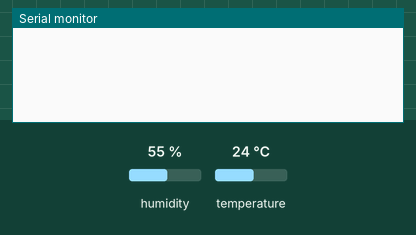
A sketch run on a simulated ESP8266 (NodeMCU). On the bench: the last lines printed to the serial monitor. Inputs (shaded band) come from the test bench; at power-on: humidity 55 %, temperature 24 °C. WiFi joins after 1.5 s; servers stay silent unless stated; uploads are accepted with an empty reply.

Above: at 2.7 s.
2.8 s: humidity set to 22 %
At 4.4 s:
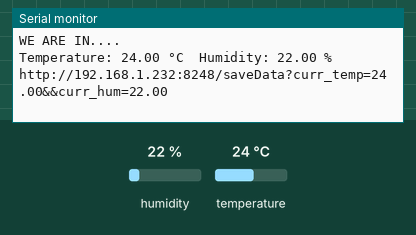
11.0 s: temperature set to 12 °C
At 18.9 s:
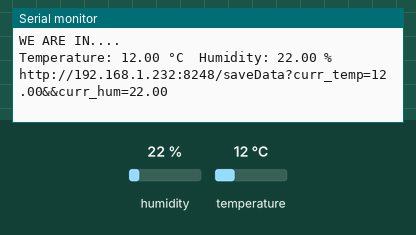
19.2 s: humidity set to 40 %
At 26.3 s:
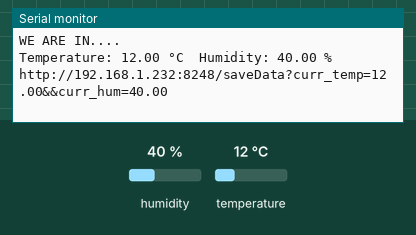

Measured:
- after the input at 2.8 s, the serial monitor: prints a new line after 0.73 s (image 1)
- after the input at 11.0 s, the serial monitor: prints a new line after 7.1 s (image 2)
- after the input at 19.2 s, the serial monitor: prints a new line after 6.1 s (image 3)

The sketch:

sketch_jul29a_usingesp32.ino
```cpp
#include <ESP8266WiFi.h>// allows the esp to have functionalities like pinmode
#include <WiFiClient.h> // allows us to browse
#include <ESP8266HTTPClient.h> // allows your esp to search for a particular hotspot and connect to it
#include <DHT.h>
String ipAddress = "192.168.1.232:8248";
String tempval = "30";
String humval = "90";

WiFiClient myHotspot;
#define DHTPIN D2
#define DHTTYPE DHT11
DHT dht(DHTPIN,DHTTYPE);

void setup() {
  // put your setup code here, to run once:
  WiFi.begin("STARLINK",""); //we set the wifi name and  pasword  for your hotspot(hotspotname,password)
  while (WiFi.status() != WL_CONNECTED){
    delay(500);// while waiting if the connection is successfull lets wait untill the connection is successfull
  }
  Serial.begin(9600);
  dht.begin();

}

void loop() {
  // put your main code here, to run repeatedly:
  delay(2000);
  Serial.println("WE ARE IN....");

  float tempvalx = dht.readTemperature(); // Read temperature as Celsius
  float humvalx = dht.readHumidity();     // Read humidity
  if (isnan(tempvalx) || isnan(humvalx)) {
    Serial.println("Failed to read from DHT sensor!");
    return;
  }

  // Print temperature and humidity to Serial Monitor
  Serial.print("Temperature: ");
  Serial.print(tempvalx);
  Serial.print(" °C"); // Degree Celsius
  Serial.print("  Humidity: ");
  Serial.print(humvalx);
  Serial.println(" %"); // Percentage
  HTTPClient browser;
  String link ="http://" + ipAddress +"/saveData?"+"curr_temp="+ tempvalx+ "&&curr_hum="+ humvalx;
  Serial.println(link);
  browser.begin(myHotspot,link);
  if (browser.GET()>0) {
    Serial.println(browser.getString());
    delay(5000);
  }
  browser.end();

}
```
